Frame 1 (no input): blank canvas, image omitted
Frame 60 (the mouse pressed at the canvas centre just before this capture): blank canvas, image omitted
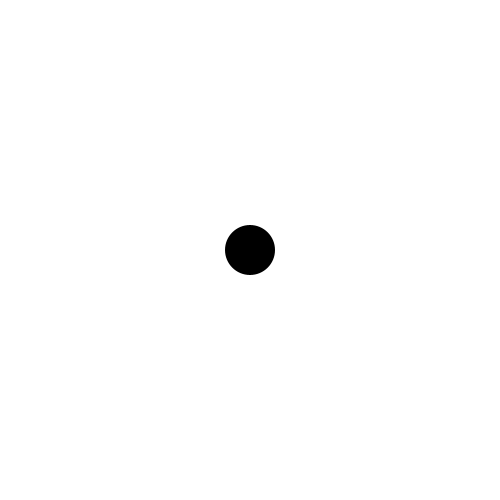
Frame 120 (the mouse held since frame 60 and released just before this capture)

The Processing sketch whose frames 1 and 60 were blank and that drew this single picture after the mouse press (run headless with seeded random() and noise(); from frame 60 on, the mouse is pressed at the canvas centre):

// Processing sketch: easing
// ── easing.pde
// BASIC EASING DEMO — ACCELERATE, DECELERATE
// By Guy Moorhouse @Futurefabric

// Hat tip to Dave Whyte (@beesandbombs) for the easing functions

float ease(float p) {
  return 3*p*p - 2*p*p*p;
}

float ease(float p, float g) {
  if (p < 0.5) 
    return 0.5 * pow(2*p, g);
  else
    return 1 - 0.5 * pow(2*(1 - p), g);
}

float x,t;

void setup() {
  frameRate(100);
  size(500,500);
  fill(0);
  smooth(8);
  noStroke();
}

void draw() {
  t = mouseX*1.0/width;
  background(255); 
  fill(0);
  x = map(t,0,1,0,1);
  x = (width + 50)*ease(x,2.5);
  translate(x,0);
  ellipse(-25,(height/2),50,50);
}
